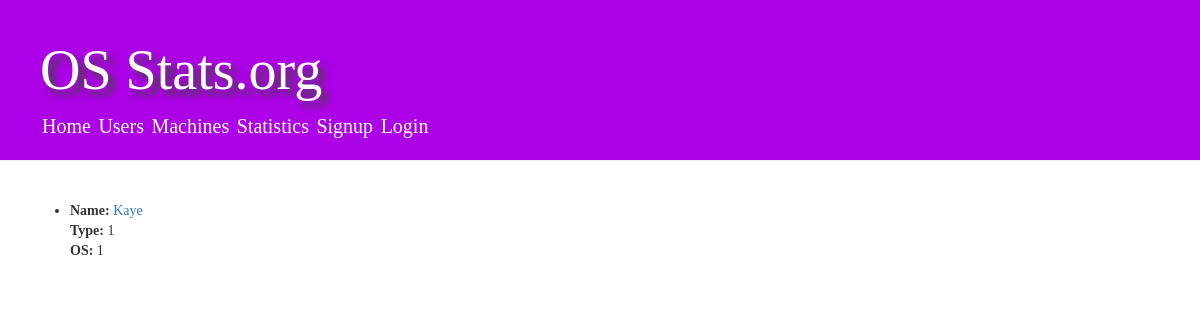
Before: /rigs/ with the older database file.
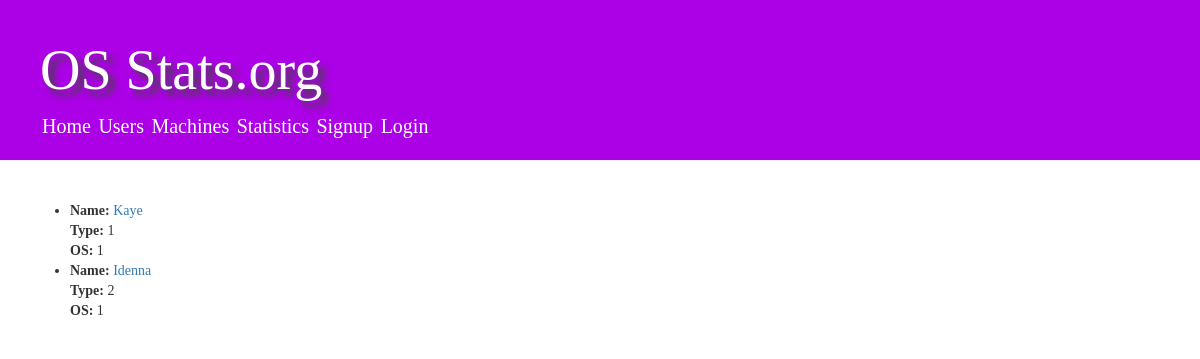
After: the same page with the newer database file.
### core/models.py (models this page shows, shortened)
class Installation(models.Model):
    UNKNOWN = 'Unknown'
    LINUX = 'Linux'
    BSD = 'BSD'
    WIN = 'Windows'
    OSX = 'Mac OS X'
    DESKTOP = 'Desktop'
    LAPTOP = 'Laptop'
    SERVER = 'Server'
    COMPUTER_TYPES = (
        (UNKNOWN, 'Unknown'),
        (DESKTOP, 'Desktop'),
        (LAPTOP, 'Laptop'),
        (SERVER, 'Server'),
    )
    OPERATING_SYSTEMS = (
        (UNKNOWN, 'Unknown'),
        (LINUX, 'Linux'),
        (BSD, 'BSD'),
        (WIN, 'Windows'),
        (OSX, 'Mac OS X'),
    )
    name = models.CharField(max_length=32, default='My Computer')
    date_created = models.DateTimeField('date created')
    last_seen = models.DateTimeField('date modified')
    owner = models.ForeignKey(UserProfile, blank=True, null=True)
    cpu = models.CharField(max_length=128, default='Unknown')
    mem_type = models.CharField(max_length=16, default='Unknown')
    mem_amount = models.IntegerField(default=0)
    gpu = models.CharField(max_length=64, default='Unknown')
    type = models.CharField(max_length=16, choices=COMPUTER_TYPES, default=UNKNOWN) # TODO: Rename this to !type
    os = models.CharField(max_length=16, choices=OPERATING_SYSTEMS, default=UNKNOWN)
    distribution = models.ForeignKey(OSDistribution, blank=True, null=True)

### core/views.py (the view)
# urls.py: url(r'^rigs/$', views.list_machines, name='list_rigs'),
def list_machines(request):
    machines = get_list_or_404(Installation)
    return render(request, 'core/rigs.html', {'machines': machines})

### templates/core/rigs.html (shortened to what this page needs)
{% extends 'core/master.html' %}
{% block content %}
    {% if machines %}
     <ul>
    {% for m in machines %}
        <li> <b>Name:</b> <a href="/rig/{{ m.id }}/">{{ m.name }}</a><br>
            <b>Type:</b> {{ m.type }}<br>
            <b>OS:</b> {{ m.os }}
            <br/>
        </li>
    {% endfor %}
    </ul>
    {% else %}
        <p>No such user found!</p>
    {% endif %}
{% endblock %}

Changed rows visible on the page:
added Installation: name "Idenna", type "2", os "1"
